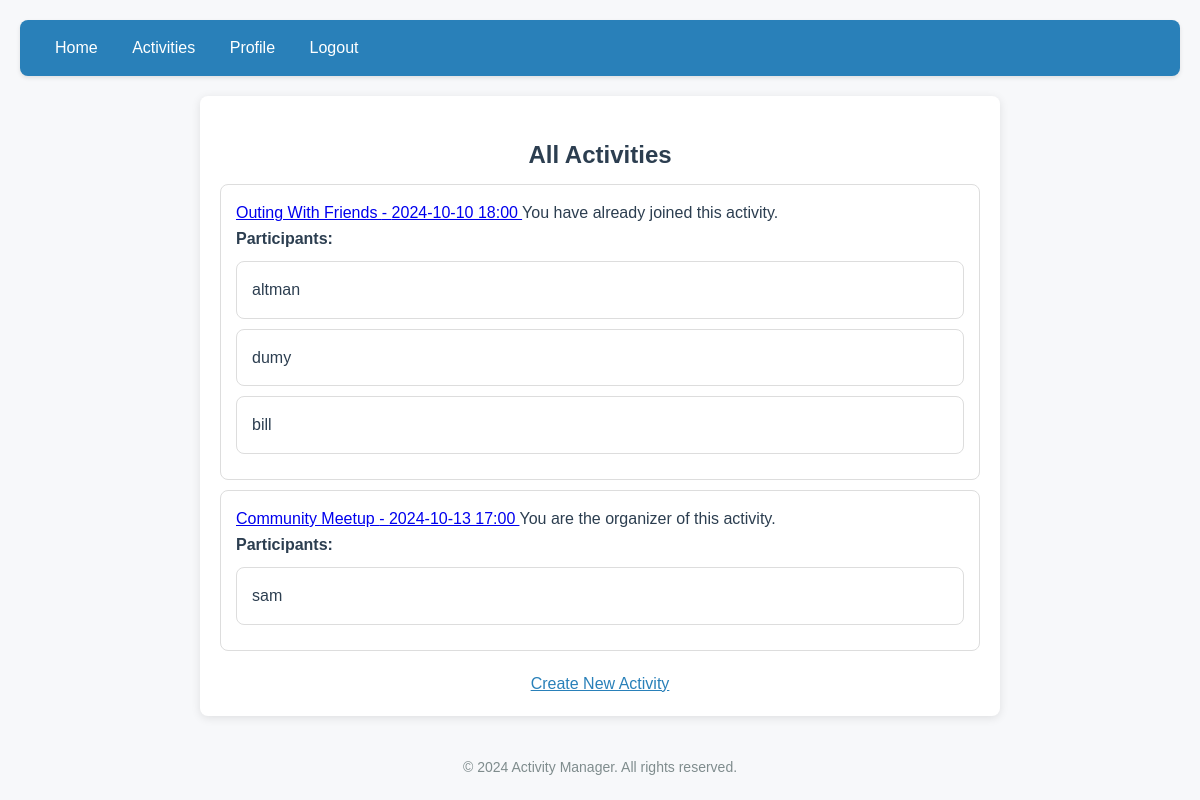
The app's page /activities (signed in) with its own data.
### app/models.py (models this page shows)
class Activity(db.Model):
    id = db.Column(db.Integer, primary_key=True)
    activity_name = db.Column(db.String(150), nullable=False)
    description = db.Column(db.String(300))
    date_time = db.Column(db.DateTime, nullable=False)  # Updated column
    organizer_id = db.Column(db.Integer, db.ForeignKey('user.id'), nullable=False)
    participants = db.relationship('Participation', backref='activity', lazy=True)

class Participation(db.Model):
    id = db.Column(db.Integer, primary_key=True)
    user_id = db.Column(db.Integer, db.ForeignKey('user.id'), nullable=False)
    activity_id = db.Column(db.Integer, db.ForeignKey('activity.id'), nullable=False)
    __table_args__ = (db.UniqueConstraint('user_id', 'activity_id', name='unique_participation'),)

class User(UserMixin, db.Model):
    id = db.Column(db.Integer, primary_key=True)
    username = db.Column(db.String(150), unique=True, nullable=False)
    email = db.Column(db.String(150), unique=True, nullable=False)
    password = db.Column(db.String(150), nullable=False)
    activities = db.relationship('Activity', backref='organizer', lazy=True)
    joined_activities = db.relationship('Participation', backref='participant', lazy=True)

### app/routes.py (the view)
@main.route('/activities')
@login_required
def activities():
    activities = Activity.query.all()
    user_participation = [p.activity_id for p in Participation.query.filter_by(user_id=current_user.id).all()]  # Get activity IDs the user has joined
    return render_template('activities.html', activities=activities, user_participation=user_participation)

### app/__init__.py (called while the page is built)
def create_app():
    app = Flask(__name__)
    app.config['SECRET_KEY'] = 'your_secret_key'
    app.config['SQLALCHEMY_DATABASE_URI'] = 'sqlite:///activity_manager.db'
    db.init_app(app)
    login_manager.init_app(app)
    login_manager.login_view = 'main.login'
    @login_manager.user_loader
    def load_user(user_id):
        return User.query.get(int(user_id))
    from .routes import main as main_blueprint
    app.register_blueprint(main_blueprint)
    with app.app_context():
        db.create_all()
    return app

### app/templates/activities.html (shortened to what this page needs)
{% extends 'base.html' %}
{% block content %}
    <h2>All Activities</h2>
    <ul>
        {% for activity in activities %}
        <li>
            <a href="{{ url_for('main.activity_detail', activity_id=activity.id) }}">
                {{ activity.activity_name }} - {{ activity.date_time.strftime('%Y-%m-%d %H:%M') }}
            </a>
            {% if activity.organizer_id == current_user.id %}
                <span>You are the organizer of this activity.</span>
            {% elif activity.id in user_participation %}
                <span>You have already joined this activity.</span>
            {% else %}
                <a href="{{ url_for('main.join_activity', activity_id=activity.id) }}" class="link" style="display:block; margin-top: 20px; text-align: center;">Join Activity</a>
            {% endif %}
            <div>
                <strong>Participants:</strong>
                {% if activity.participants %}
                    <ul>
                        {% for participant in activity.participants %}
                        <li>{{ participant.participant.username }}</li>
                        {% endfor %}
                    </ul>
                {% else %}
                    <span>No participants yet.</span>
                {% endif %}
            </div>
        </li>
        {% else %}
            <li>No activities available.</li>
        {% endfor %}
    </ul>
    <a href="{{ url_for('main.create_activity') }}" class="link" style="display:block; margin-top: 20px; text-align: center;">Create New Activity</a>
{% endblock %}

### app/static/style.css (style rules this page uses)
* { box-sizing: border-box; margin: 0; padding: 0; }
body { font-family: 'Arial', sans-serif; margin: 0; padding: 20px; background-color: #f7f8fa; color: #2c3e50; line-height: 1.6; }
h1, h2 { color: #2c3e50; text-align: center; }
h2 { margin-top: 20px; }
ul { list-style-type: none; padding: 0; }
li { background: #fff; margin: 10px 0; padding: 15px; border: 1px solid #ddd; border-radius: 8px; transition: background 0.3s, transform 0.3s; cursor: pointer; }
.link { text-decoration: underline; color: #2980b9; transition: color 0.3s; }

### records on screen
Activity: activity_name "Outing With Friends", date_time "2024-10-10 18:00", shows "You have already joined this activity."
Participation: participant.username "altman"
Participation: participant.username "dumy"
Participation: participant.username "bill"
Activity: activity_name "Community Meetup", date_time "2024-10-13 17:00", shows "You are the organizer of this activity."
Participation: participant.username "sam"
